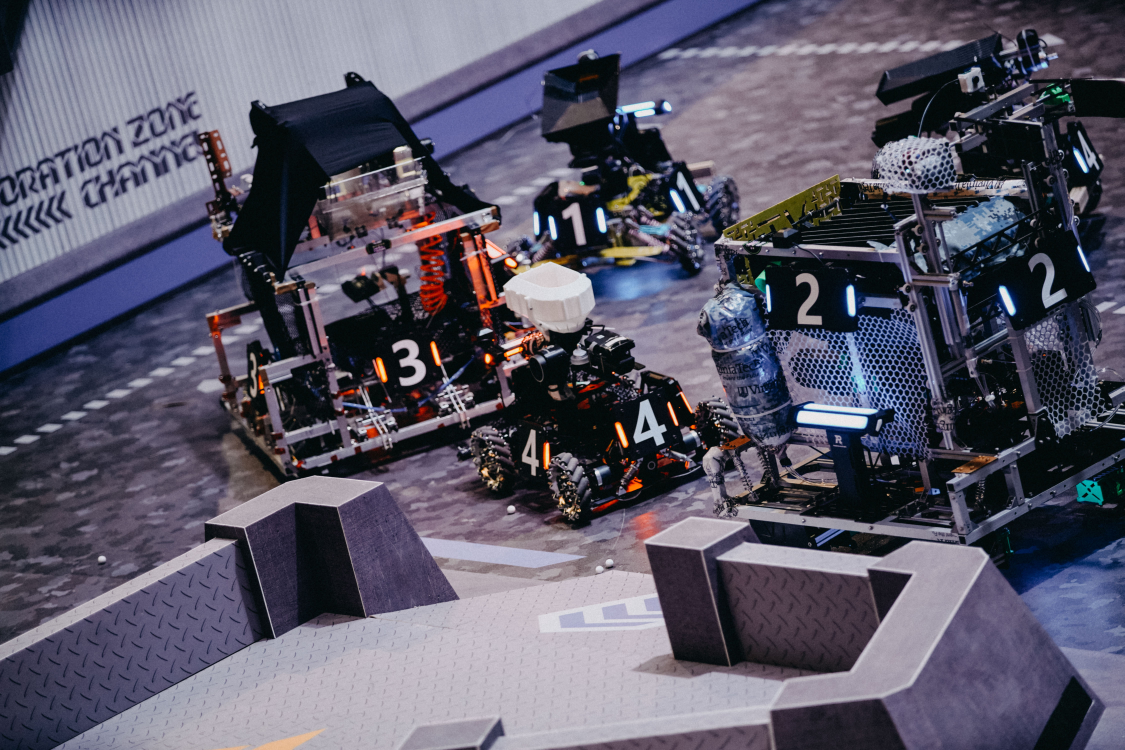
//> input picture task 1/test.jpg, 4497 x 3000 px (shown at 1/4 size)
$ ./main   (built with g++ and OpenCV 4)
//> lines starting //> are read from the running program, lines starting //| are printed output that depends on the picture; after the words box and inside, x2 and y2 are one past the last pixel; in counts of white or black regions, pixels touching at a corner belong together
#include <opencv2/opencv.hpp>
#include <opencv2/imgproc/types_c.h>
#include <iostream>
#include <ctime>
#include <functional>
#include <vector>
#include <cmath>

//定义了一个矩形列表，每一维度定义了一个矩形，矩形的每一维度是顺时针方向的四个点
typedef std::vector<std::vector<cv::Point2f>> RectAreaList;

/*
@brief 用来显示图片，主要是方便以一定大小进行显示
@param img_name：要创建的窗口名称
@param img：mat形式的图片信息
@param img_size：图片的大小
*/
void showImg(const cv::String &img_name, cv::Mat &img, const cv::Size &img_size)
{
    cv::namedWindow(img_name, cv::WINDOW_NORMAL);
    cv::resizeWindow(img_name, img_size);
    cv::imshow(img_name, img);
}

/*
@brief 用来读取图片
@param file_name：要读取的图片的路径
@return 读取到的图片
*/
cv::Mat readImg(const cv::String &file_name)
{
    cv::Mat img = cv::imread(file_name);
    if (!img.data)
    {
        std::cout << "打开失败，请将图片放于可执行文件同级目录" << std::endl;
        exit(0);
    }
    return img;
}

/*
@brief 由正常图片转换为灰度图片
@param img：原始图片
@return 处理形成的灰度图片
*/
cv::Mat normalToGray(cv::Mat &img)
{
    cv::Mat gray_img;
    cv::cvtColor(img, gray_img, CV_BGR2GRAY);
    return gray_img;
}

/*
@brief 由正常图片转换为hsv图片
@param img：原始图片
@return hsv图片
*/
// [6 lines left out: function normalToHsv, not called in this run]

/*
@brief 由灰度图片转换为二值化图片
@param gray_img：灰度图片
@param 阈值
@return 二值化图片
*/
cv::Mat grayToBin(cv::Mat &gray_img, const int threshold_value)
{
    cv::Mat bin_conver_img;
    cv::threshold(gray_img, bin_conver_img, threshold_value, 255, CV_THRESH_BINARY);
    return bin_conver_img;
}

/*
@brief 由hsv转换为二值化图片
@param hsv_img：hsv图片
@param num：长度为6的数组，依次表示三个通道的最小值与三个通道的最大值
@return 二值化图片
*/
// [6 lines left out: function hsvToBin, not called in this run]

/*
@brief 对二值化图片处理，找到轮廓，返回的每一维是四个坐标，表示一个方框
@param bin_img：输入的二值化图片
*/
RectAreaList getRectArea(cv::Mat &bin_img)
{
    std::vector<std::vector<cv::Point>> contours;
    std::vector<cv::Vec4i> hierarchy;
    //注意这里可以进行调参
    cv::findContours(bin_img, contours, hierarchy, CV_RETR_EXTERNAL, CV_CHAIN_APPROX_SIMPLE);
    std::vector<cv::RotatedRect> rect_list;
    cv::Point2f point_list[4];
    RectAreaList ret;
    for (auto &it : contours)
    {
        std::vector<cv::Point2f> point_ve;
        //获得矩形框的四个顶点
        cv::minAreaRect(it).points(point_list);
        for (int i = 0; i < 4; i++)
        {
            point_ve.push_back(point_list[i]);
        }
        ret.push_back(point_ve);
    }
    return ret;
}

/*
@brief 根据条件选择出新的矩形框
@param getRectArea：原始的矩形框集合
@param select：传入的选择函数
@return 被选择的矩形框集合
*/
RectAreaList selectRectArea(RectAreaList &getRectArea, const std::function<bool(std::vector<cv::Point2f> &)> &select)
{
    RectAreaList ret;
    for (auto &it : getRectArea)
    {
        //通过传入的函数进行选择
        if (select(it))
        {
            ret.push_back(it);
        }
    }
    return ret;
}

/*
@brief 计算两个点之间的距离
*/
double pointDis(const cv::Point2f &p1, const cv::Point2f &p2)
{
    return sqrt(pow(p1.x - p2.x, 2) + pow(p1.y - p2.y, 2));
}

/*
@brief 计算一个矩形框的中心位置
@param 一个具有四个点的向量
@return 中心点
*/
cv::Point2f rectCenter(const std::vector<cv::Point2f> &r)
{
    cv::Point2f center_point;
    double x_all = 0;
    double y_all = 0;
    //计算四个点的平均值
    for (int i = 0; i < 4; i++)
    {
        x_all += r[i].x;
        y_all += r[i].y;
    }
    center_point.x = x_all / 4;
    center_point.y = y_all / 4;
    return center_point;
}

/*
@brief 返回两个点的中心点
@param 两个点
@return 中心点
*/
cv::Point2f midPoint(const cv::Point2f &p1, const cv::Point2f &p2)
{
    return cv::Point2f((p1.x + p2.x) / 2, (p1.y + p2.y) / 2);
}

/*
@brief 对两个矩形框进行排序，按照y的值从小到大，x的值从小到大排序，指定了一个y的区间，在一定误差内的认为是同一高度
*/
bool rectCmp(const std::vector<cv::Point2f> &r1, const std::vector<cv::Point2f> &r2)
{
    //y的波动范围阈值
    constexpr double y_eps = 200;
    cv::Point2f r1_center = rectCenter(r1);
    cv::Point2f r2_center = rectCenter(r2);
    if (fabs(r1_center.y - r2_center.y) < y_eps)
    {
        return r1_center.x < r2_center.x;
    }
    return r1_center.y < r2_center.y;
}

/*
@brief 判断一个矩形框是否能入选，目前是根据长宽比、面积、矩形的横竖情况进行选择
*/
bool selectMethod(std::vector<cv::Point2f> &get_list)
{
    constexpr double div_high = 15;         //长宽比上界
    constexpr double div_low = 3.1;         //长宽比下界
    constexpr double square_low = 800;      //面积下界
    const double sin_low = sqrt(2) / 2; //倾斜的sin下界
    //获得长边和短边
    double max_value = std::max(pointDis(get_list[0], get_list[1]), pointDis(get_list[1], get_list[2]));
    double min_value = std::min(pointDis(get_list[0], get_list[1]), pointDis(get_list[1], get_list[2]));

    double div_value = max_value / min_value;
    //长宽比淘汰
    if (div_value > div_high || div_value < div_low)
    {
        return false;
    }

    //面积淘汰
    if (max_value * min_value < square_low)
    {
        return false;
    }
    //倾斜程度淘汰
    //计算长边的x的差值，便于和长边计算sin值
    double x_dis;
    if (pointDis(get_list[0], get_list[1]) > pointDis(get_list[0], get_list[3]))
    {
        x_dis = fabs(get_list[0].x - get_list[1].x);
    }
    else
    {
        x_dis = fabs(get_list[0].x - get_list[3].x);
    }
    if (x_dis / max_value > sin_low)
    {
        return false;
    }

    return true;
}

/*
@brief 在一个图像上绘制矩形框
@param img：图片
@param rect_list：矩形框列表
@param color：scalar形式的三通道颜色
@param thickness：粗细
*/
void drawRectInImg(cv::Mat &img, RectAreaList &rect_list, const cv::Scalar &color, const int thickness)
{
    for (auto &it : rect_list)
    {
        for (int i = 0; i < 4; i++)
        {
            cv::line(img, it[i], it[(i + 1) % 4], color, thickness);
        }
    }
}

/*
@brief 根据二值化图像判断某一个点的周围一小部分是否为白色
@param img：图片
@param p：点
*/
bool judgeWhite(cv::Mat &img, const cv::Point2f &p)
{
    //检测范围为2*range的正方形区域
    constexpr int range = 10;
    //白色方框的比例阈值
    constexpr double min_limit = 0.8;
    int x = static_cast<int>(p.x);
    int y = static_cast<int>(p.y);
    int cnt = 0;
    for (int i = -range; i < range; i++)
    {
        for (int j = -range; j < range; j++)
        {
            //只检测了单通道
            if (img.at<uchar>(y + i, x + j) == 255)
            {
                cnt++;
            }
        }
    }
    if (static_cast<double>(cnt) / range * range >= min_limit)
    {
        return true;
    }
    return false;
}

/*
@brief 对排好序的矩阵列表进行匹配
@param bin_img：根据数字二值化以后的图片，便于匹配
@param rect_list：排好序的矩阵序列
@return 一定是偶数数量的矩阵，从头开始，相邻的两两配对
*/
RectAreaList matchRect(cv::Mat &bin_img, const RectAreaList &rect_list)
{
    size_t i = 0;
    RectAreaList match_rect;
    while (i < rect_list.size())
    {
        if (i == rect_list.size() - 1)
        {
            break;
        }
        auto p1 = rectCenter(rect_list[i]);
        auto p2 = rectCenter(rect_list[i + 1]);
        //因为是排好序的，所以如果p1.x大的话说明是换行的情况，如果是相邻的话则检测中心区域
        /*
        1 2 3 4
        5 6 7 8
        例如对于以上8个排好序并且标好号的灯条来说，依次遍历，首先尝试配对1号2号
        发现2号x大，继续检测1号2号之间是否可能为数字，如果是，则下次匹配3号4号
        否则，匹配2号3号
        当假如配对到4号5号时，则会出现5号的x小，这种情况一定不存在，因为灯条已经按照y和x的顺序排好了序，所以这种不予匹配
        */
        if (p1.x < p2.x && judgeWhite(bin_img, midPoint(p1, p2)))
        {
            match_rect.push_back(rect_list[i]);
            match_rect.push_back(rect_list[i + 1]);
            i += 2;
        }
        else
        {
            i++;
        }
    }
    return match_rect;
}

/*
@brief 根据匹配的矩形列表找到装甲板框，匹配方法是以两个灯条的中心点，根据fac竖直划两条线，之后连成一个矩形
@param match_list：匹配的矩形列表
@return 装甲板的矩形列表
*/
RectAreaList getPlateList(const RectAreaList &match_list)
{
    //左右两边化竖线的长度扩大比例，线的长度为2*fac*灯条长度
    constexpr double fac = 1.35;
    RectAreaList plate_list;
    for (size_t i = 0; i < match_list.size(); i += 2)
    {
        std::vector<cv::Point2f> tmp_ve;
        double p1_max_value = fac * std::max(pointDis(match_list[i][0], match_list[i][1]), pointDis(match_list[i][1], match_list[i][2]));
        double p2_max_value = fac * std::max(pointDis(match_list[i + 1][0], match_list[i + 1][1]), pointDis(match_list[i + 1][1], match_list[i + 1][2]));
        auto p1 = rectCenter(match_list[i]);
        auto p2 = rectCenter(match_list[i + 1]);
        tmp_ve.push_back(cv::Point2f(p1.x, p1.y - p1_max_value));
        tmp_ve.push_back(cv::Point2f(p2.x, p2.y - p2_max_value));
        tmp_ve.push_back(cv::Point2f(p2.x, p2.y + p2_max_value));
        tmp_ve.push_back(cv::Point2f(p1.x, p1.y + p1_max_value));
        plate_list.push_back(tmp_ve);
    }
    return plate_list;
}
/*
@brief 单纯的在一个黑幕上绘制矩形框，为了展示方便
@param name：显示窗口的名称
@param gray_img：灰度图，为了生成黑幕图片
@param rect_list：矩形框列表
@param size：窗口尺寸
*/
void showDemo(const cv::String name, cv::Mat &gray_img, RectAreaList &rect_list, const cv::Size &size)
{
    cv::Mat &&demo = grayToBin(gray_img, 255);
    drawRectInImg(demo, rect_list, cv::Scalar(255, 255, 255), 2);
    showImg(name, demo, size);
}

int main()
{
    //图片路径
    const cv::String img_get = "test.jpg";
    //窗口大小，根据给定图片设置了3：2大小
    constexpr int img_width = 900;
    const cv::Size img_size(img_width, img_width / 3 * 2);
    //灯条二值化阈值,tv：threshold_value
    constexpr int tv_light = 215;
    //数字二值化阈值
    constexpr int tv_num = 100;
    //画框的颜色和粗细
    const auto rect_color = cv::Scalar(242, 250, 247);
    const int rect_thickness = 10;
    //输出路径
    const cv::String img_out = "armor.jpg";

    //读取图片并且进行判断,返回右值，减少拷贝
    cv::Mat &&img = readImg(img_get);
//> in readImg, img is the input picture: 3000 rows x 4497 cols, CV_8UC3; mean B, G, R 104.4, 88, 90.3

    //获取灰度图片
    cv::Mat &&gray_img = normalToGray(img);
    //获取灯条二值化图片
    cv::Mat &&bin_img_light = grayToBin(gray_img, tv_light);
    showImg("灯条二值化图片", bin_img_light, img_size);
    //获取数字二值化图片
    cv::Mat &&bin_img_num = grayToBin(gray_img, tv_num);
//> call 2 of grayToBin, with threshold_value = 100
//> in grayToBin (call 2), `cv::threshold(gray_img, bin_conver_img, threshold_value, 255, CV_THRES..`:
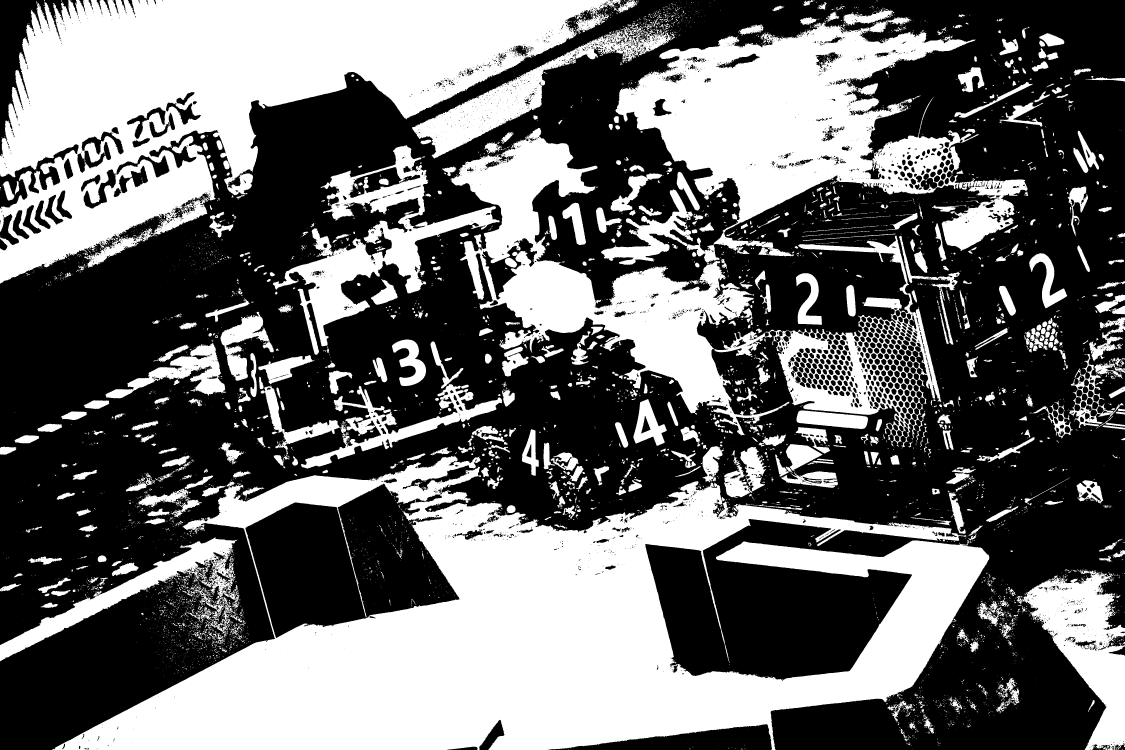
//> bin_conver_img: 3000 rows x 4497 cols, CV_8UC1 (shown at 1/4 size); 42.1% white; 7560 white regions (6111 under 20 px)
    showImg("数字二值化图片", bin_img_num, img_size);

    //获取灯条轮廓
    RectAreaList &&rect_area = getRectArea(bin_img_light);
//> in getRectArea, `cv::findContours(bin_img, contours, hierarchy, CV_RETR_EXTERNAL, CV_CH..`: contours = 792 contours, 690 with area under 20; largest, box (x1, y1, x2, y2) and area: (2032, 1048, 2363, 1201) 16410, (2154, 2385, 2581, 2529) 12547, (3190, 1645, 3468, 1711) 11570, (3217, 1615, 3508, 1654) 4554, (2488, 407, 2617, 447) 2602
//> the loop in getRectArea, `for (auto &it : contours)` made 792 passes
//> it on passes 1, 2, 6: 2 Points (x, y): [2166, 2528], [2167, 2528], 2 Points (x, y): [2265, 2524], [2266, 2524], 3 Points (x, y): [2504, 2517], [2504, 2518], [2505, 2517]
//> after the loop in getRectArea, `for (auto &it : contours)`: point_list = 4 Points (x, y): [4175, 263], [4171, 263], [4171, 261], [4175, 261]; ret = 792 point lists
//> rect_area = 792 point lists
    showDemo("灯条轮廓", gray_img, rect_area, img_size);
//> after the loop in drawRectInImg, `for (auto &it : rect_list)`:
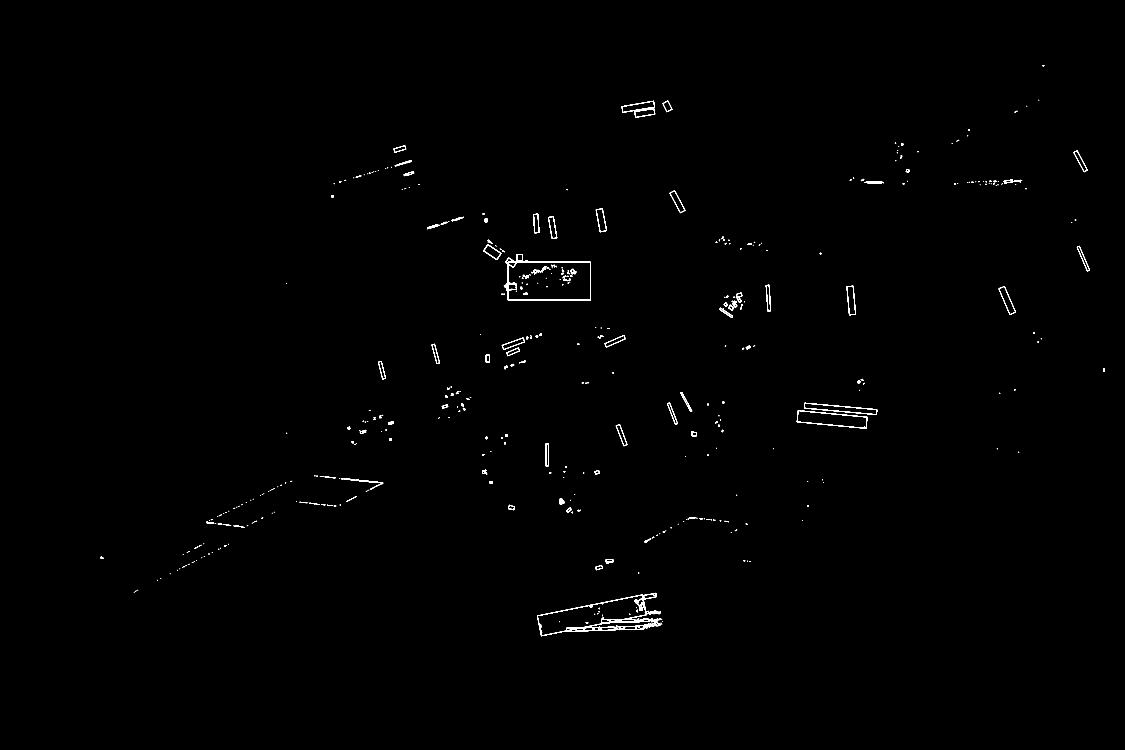
//> img: 3000 rows x 4497 cols, CV_8UC1 (shown at 1/4 size); 0.35% white; 495 white regions (274 under 20 px), largest, box (x1, y1, x2, y2) and area: (2148, 2371, 2644, 2545) 8749, (2015, 1030, 2364, 1202) 3800, (3187, 1641, 3470, 1715) 1918

    //筛选轮廓
    RectAreaList &&selected_rect_area = selectRectArea(rect_area, selectMethod);
//> the loop in selectRectArea, `for (auto &it : getRectArea)` made 792 passes
//> (max_value in selectMethod, min_value in selectMethod, div_value in selectMethod) on passes 1 to 3: (1, 0, inf), (1, 0, inf), (5, 1, 5)
//> selected_rect_area = 14 point lists
    showDemo("筛选轮廓", gray_img, selected_rect_area, img_size);
//> call 2 of drawRectInImg, with color = Scalar(255, 255, 255), thickness = 2
//> the loop in drawRectInImg (call 2), `for (auto &it : rect_list)` made 14 passes
//> after the loop in drawRectInImg (call 2), `for (auto &it : rect_list)`:
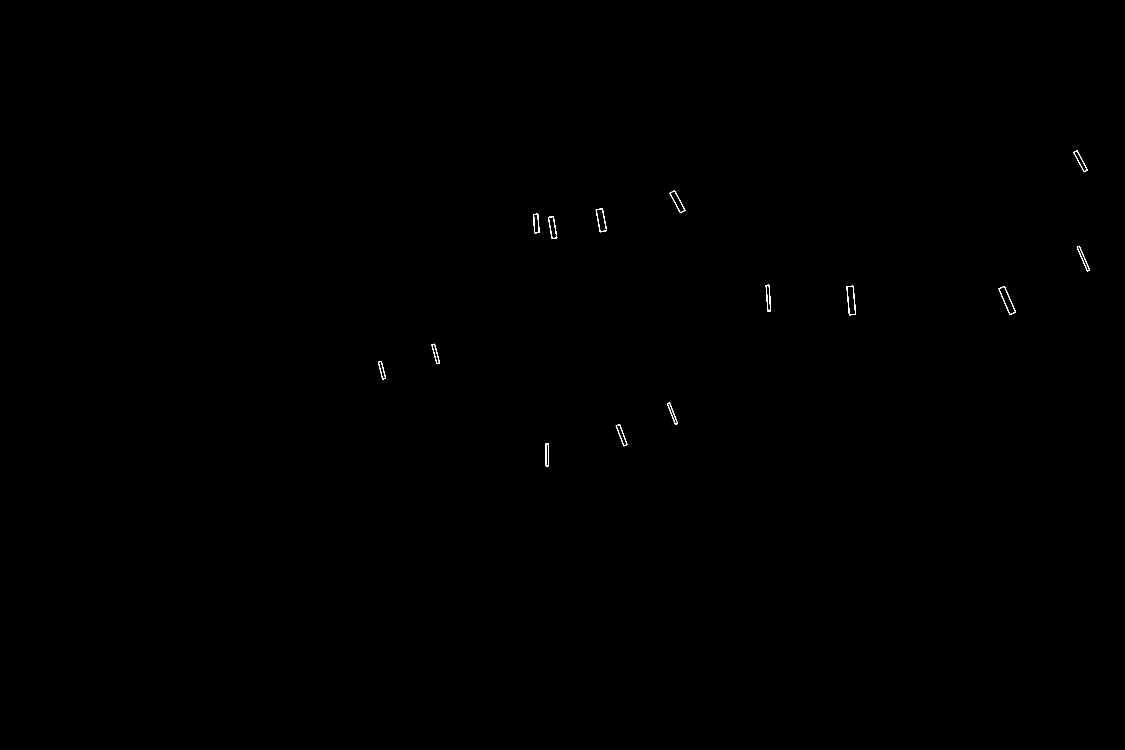
//> img: 3000 rows x 4497 cols, CV_8UC1 (shown at 1/4 size); 0.06% white in thin lines or dots, all inside (x1, y1, x2, y2) = (1512, 601, 4360, 1865)
    //对轮廓进行排序
    std::sort(selected_rect_area.begin(), selected_rect_area.end(), rectCmp);
//> the loop in rectCenter, `for (int i = 0; i < 4; i++)` made 4 passes
//> (x_all, y_all) on passes 1 to 4: (2495, 1782.7), (4959.1, 3485.3), (7436.8, 5182.8), (9945.2, 6960.3)
//> after the loop in rectCenter, `for (int i = 0; i < 4; i++)`: x_all = 9945.2; y_all = 6960.3
//> in rectCenter, `center_point.x = x_all / 4;`: center_point = Point(2486.3, 0)
//> in rectCenter, `center_point.y = y_all / 4;`: center_point = Point(2486.3, 1740.1)
//> the loop in rectCenter (call 2), `for (int i = 0; i < 4; i++)` made 4 passes
//> (x_all, y_all) on passes 1 to 4: (2194, 1863), (4377, 3726), (6560, 5501), (8754, 7276)
//> in rectCmp, `cv::Point2f r2_center = rectCenter(r2);`: r2_center = Point(2188.5, 1819)
    //获得配对以后的矩形框
    RectAreaList &&match_rect_list = matchRect(bin_img_num, selected_rect_area);
//> the loop in matchRect, `while (i < rect_list.size())` made 9 passes
//> (p1, p2, x in judgeWhite, y in judgeWhite, i) on passes 2 to 8: (Point(2144.8, 893.8), Point(2210.1, 910.2), 2177, 902, 2), (Point(2210.1, 910.2), Point(2404.7, 880.5), 2307, 895, 4), (Point(2709.5, 806.2), Point(3073.1, 1192), 2891, 999, 6), (Point(3404.8, 1201.6), Point(4028.2, 1201.4), 3716, 1201, 7), (Point(4028.2, 1201.4), Point(4332.8, 1034.1), 4180, 1117, 9), (Point(1527.7, 1480.9), Point(1742.8, 1415), 1635, 1447, 11), (Point(2188.5, 1819), Point(2486.3, 1740.1), 2337, 1779, 12)
//> after the loop in matchRect, `while (i < rect_list.size())`: i = 14
//> match_rect_list = 10 point lists
    showDemo("灯条与配对结果", gray_img, match_rect_list, img_size);
    //获得装甲板矩形框
    RectAreaList &&plate_list = getPlateList(match_rect_list);
//> the loop in getPlateList, `for (size_t i = 0; i < match_list.size(); i += 2)` made 5 passes
//> (p1_max_value, p2_max_value, p1, p2) on passes 1 to 5: (116.1, 121, Point(2210.1, 910.2), Point(2404.7, 880.5)), (120.8, 138.5, Point(2709.5, 806.2), Point(3073.1, 1192)), (151.9, 141.5, Point(4028.2, 1201.4), Point(4332.8, 1034.1)), (94.63, 104.9, Point(1527.7, 1480.9), Point(1742.8, 1415)), (115.8, 120.4, Point(2486.3, 1740.1), Point(2689.6, 1654.1))
//> plate_list = 5 point lists
    showDemo("框选装甲板", gray_img, plate_list, img_size);
//> call 4 of drawRectInImg, with color = Scalar(255, 255, 255), thickness = 2
//> the loop in drawRectInImg (call 4), `for (auto &it : rect_list)` made 5 passes
//> after the loop in drawRectInImg (call 4), `for (auto &it : rect_list)`:
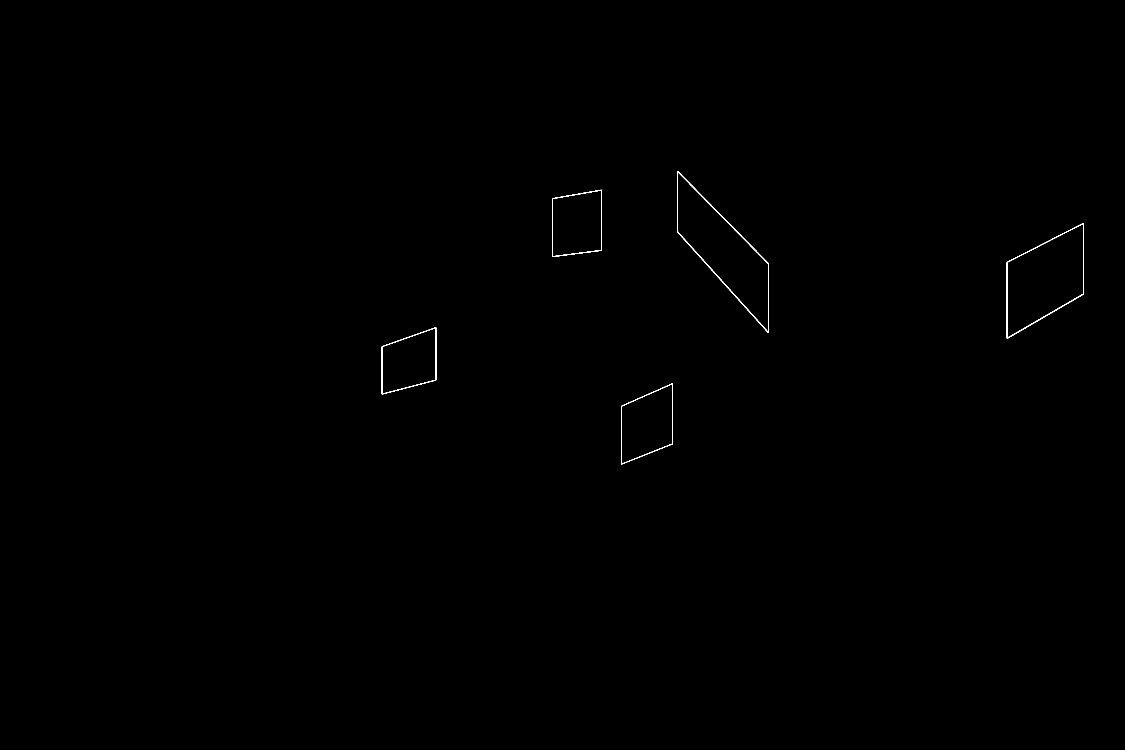
//> img: 3000 rows x 4497 cols, CV_8UC1 (shown at 1/4 size); 0.12% white; 5 white regions, box (x1, y1, x2, y2) and area: (2709, 684, 3075, 1332) 4896, (4027, 892, 4335, 1355) 3851, (2485, 1533, 2692, 1858) 2583, (2209, 759, 2407, 1028) 2579, (1527, 1309, 1745, 1578) 2448
    //在原图片上绘制矩形框
    drawRectInImg(img, selected_rect_area, rect_color, rect_thickness);
    drawRectInImg(img, plate_list, rect_color, rect_thickness);
    showImg("result", img, img_size);
    cv::imwrite(img_out, img);

    cv::waitKey();

    return 0;
}
